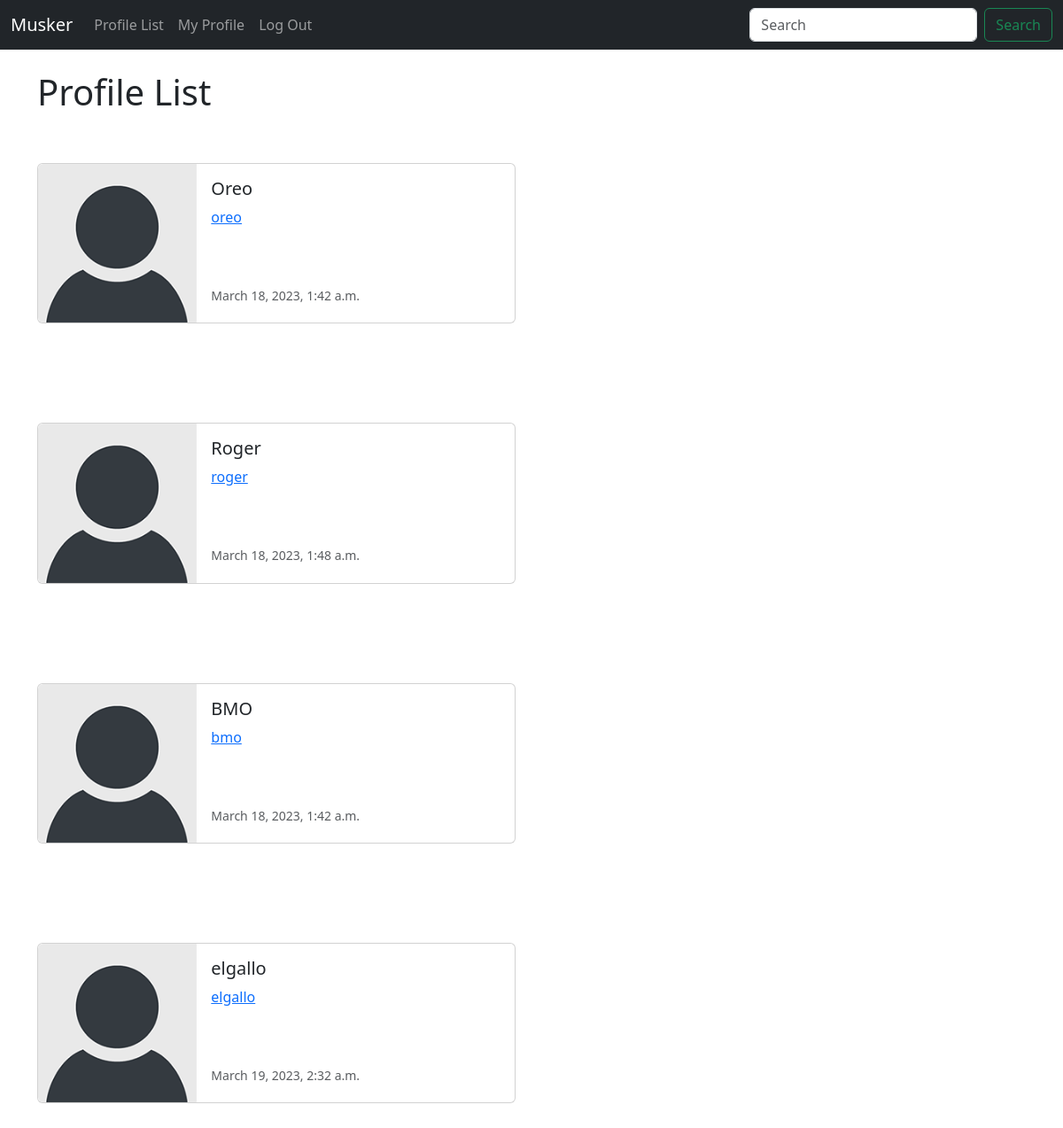
The page /profile_list/ (signed in) on the database as committed earlier.
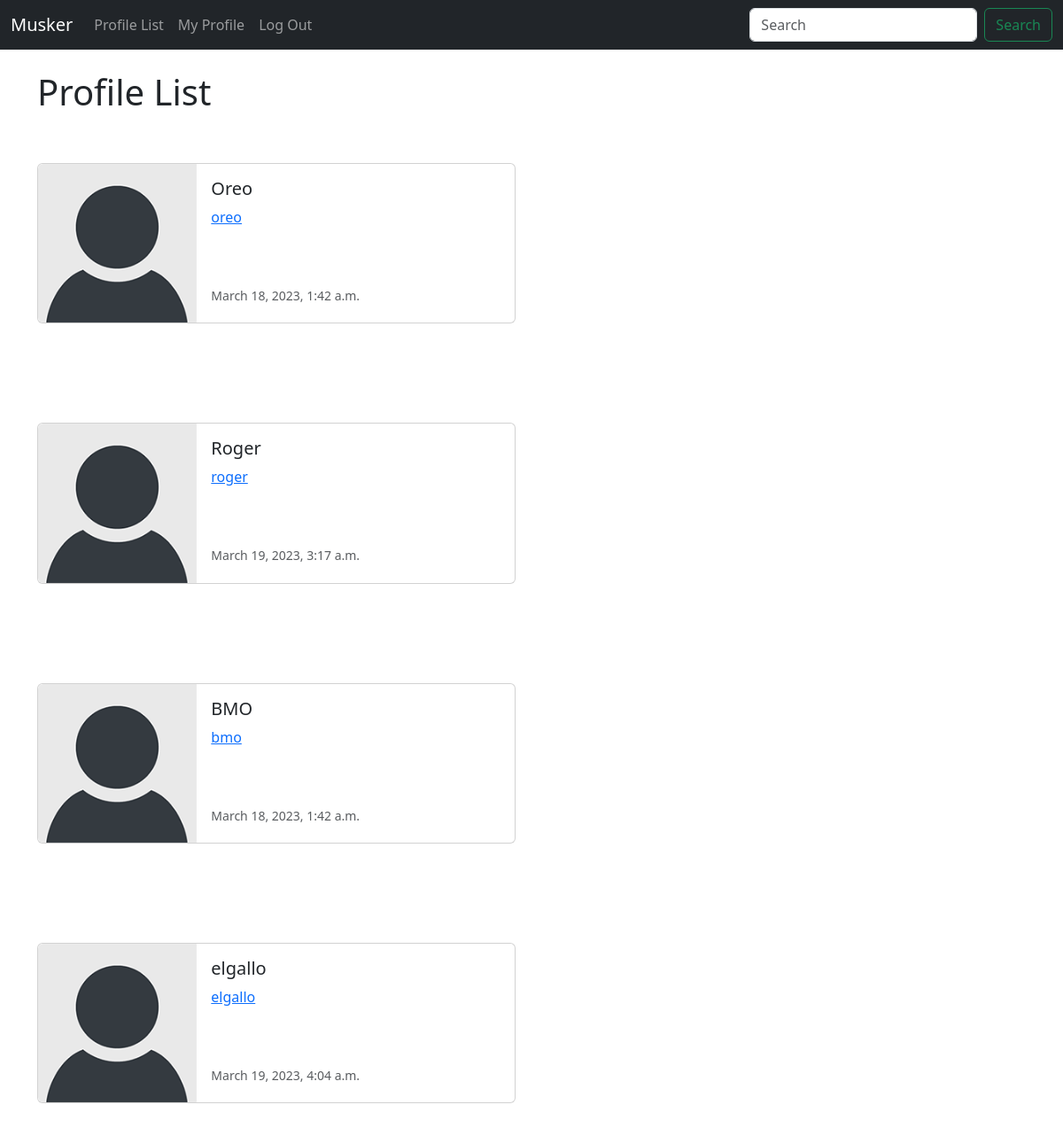
The same page on the database as committed later.
### musker/models.py (models this page shows, shortened)
class Profile(models.Model):
    user = models.OneToOneField(User, on_delete=models.CASCADE)
    follows = models.ManyToManyField(
        "self", related_name="followed_by",symmetrical=False, blank=True
    )
    date_modified = models.DateTimeField(User, auto_now=True)
    profile_image = models.ImageField(null=True, blank=True, upload_to="images/")

### musker/views.py (the view)
# urls.py: path('profile_list/', views.profile_list, name= 'profile_list'),
def profile_list(request):
    if request.user.is_authenticated:
        profiles = Profile.objects.exclude(user=request.user)
        return render(request, 'profile_list.html', {"profiles":profiles})
    else:
        messages.success(request, ("You Must Be Logged In To View This Page"))
        return redirect('home')

### musker/templates/profile_list.html
{% extends 'base.html' %} {% block content %}{% load static %}
<h1>Profile List</h1>
<br />
{% if profiles %} {% for profile in profiles %}
<br />
<div class="card mb-3" style="max-width: 540px">
  <div class="row g-0">
    <div class="col-md-4">
      <img
        src="{% static 'images/default_profile_pic.png' %}"
        class="img-fluid rounded-start"
        alt="Profile Pic"
      />
    </div>
    <div class="col-md-8">
      <div class="card-body">
        <h5 class="card-title">{{ profile.user.username }}</h5>
        <p class="card-text">
          <a href="{% url 'profile' profile.user.id %}"
            >{{ profile.user.username|lower }}</a
          >
        </p>
        <br /><br />
        <p class="card-text">
          <small class="text-muted">{{ profile.date_modified }}</small>
        </p>
      </div>
    </div>
  </div>
</div>
<br /><br />
<br />
{% endfor %} {% endif %} {% endblock %}

### musker/templates/base.html (shortened to what this page needs)
<!DOCTYPE html>
<html lang="en">
  <head>
    <link
      href="https://cdn.jsdelivr.net/npm/bootstrap@5.3.0-alpha1/dist/css/bootstrap.min.css"
      rel="stylesheet"
    />
  </head>
  <body>
    {% include 'navbar.html' %}
    <br />
    <div class="container">
       {% block content %} {% endblock %}
    </div>
  </body>
</html>

### musker/templates/navbar.html (shortened to what this page needs)
<nav class="navbar navbar-expand-lg navbar-dark bg-dark">
  <div class="container-fluid">
    <a class="navbar-brand" href="{% url 'home' %}">Musker</a>
    <div class="collapse navbar-collapse" id="navbarSupportedContent">
      <ul class="navbar-nav me-auto mb-2 mb-lg-0">
        <li class="nav-item">
          <a class="nav-link" href="{% url 'profile_list' %}">Profile List</a>
        </li>
        {% if user.is_authenticated %}
        <li class="nav-item">
          <a class="nav-link" href="{% url 'profile' request.user.id %}"
            >My Profile</a
          >
        </li>
        <li class="nav-item">
          <a class="nav-link" href="{% url 'logout' %}">Log Out</a>
        </li>
        {% endif %}
      </ul>
      <form class="d-flex" role="search">
        <input
          class="form-control me-2"
          type="search"
          placeholder="Search"
          aria-label="Search"
        />
        <button class="btn btn-outline-success" type="submit">Search</button>
      </form>
    </div>
  </div>
</nav>

Rows that differ between the two databases and show on the page:
changed Profile "Roger": date_modified "March 18, 2023, 1:48 a.m." → "March 19, 2023, 3:17 a.m."
changed Profile "elgallo": date_modified "March 19, 2023, 2:32 a.m." → "March 19, 2023, 4:04 a.m."
